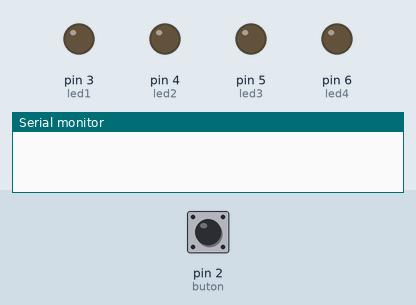
Simulated run of this sketch. Board: Arduino Uno, built with avr-gcc and run on an emulated ATmega328P. On the bench: output pins drawn as LEDs (lit = HIGH), the last lines printed to the serial monitor. Inputs (shaded band) come from the test bench; at power-on: pin 2 (buton) LOW. Random numbers use the default seed unless the sketch sets one.

Above: at 1.8 s.
1.9 s: pin 2 (buton) pulled HIGH for 0.6 s
At 3.2 s:
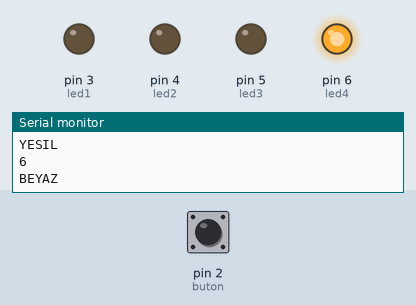
4.9 s: pin 2 (buton) pulled HIGH for 1 s
At 6.2 s:
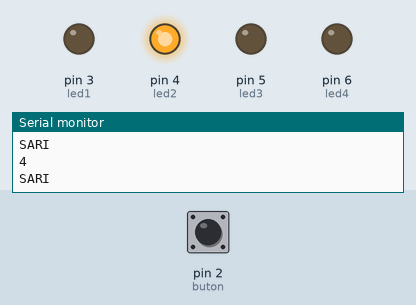
8.4 s: pin 2 (buton) pulled HIGH for 3.2 s
At 12.1 s:
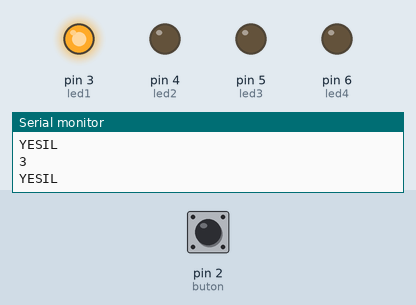
Timing chart, 0 to 14.2 s (numbered marks = the images above; inputs shaded):
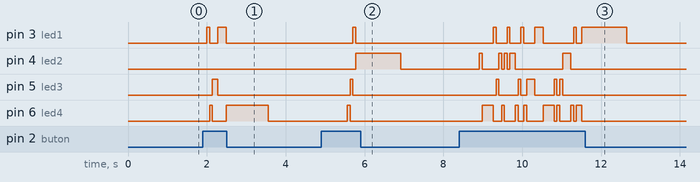

The sketch:

random_komutu-5.ino
```cpp
int buton=2;
int led1=3;
int led2=4;
int led3=5;
int led4=6;
int numara=0;
void setup() {
  Serial.begin(9600);
 pinMode(buton,INPUT);
 pinMode(led1,OUTPUT);
 pinMode(led2,OUTPUT);
 pinMode(led3,OUTPUT);
 pinMode(led4,OUTPUT);
 randomSeed(analogRead(A0));
}

void loop() {

 if(digitalRead(buton) == HIGH)
 {
  numara = random(3,7);

  Serial.println(numara);

  switch (numara) {
    case 3:
    Serial.println("YESIL");
    digitalWrite(led1,HIGH);
    digitalWrite(led2,LOW);
    digitalWrite(led3,LOW);
    digitalWrite(led4,LOW);

    break;
        case 4:
    Serial.println("SARI");
    digitalWrite(led1,LOW);
    digitalWrite(led2,HIGH);
    digitalWrite(led3,LOW);
    digitalWrite(led4,LOW);
    break;

     case 5:
     Serial.println("KIRMIZI");
    digitalWrite(led1,LOW);
    digitalWrite(led2,LOW);
    digitalWrite(led3,HIGH);
    digitalWrite(led4,LOW);
    break;

     case 6:
    Serial.println("BEYAZ");
    digitalWrite(led1,LOW);
    digitalWrite(led2,LOW);
    digitalWrite(led3,LOW);
    digitalWrite(led4,HIGH);
    break;


  }

 delay(70);
 }


else
if(digitalRead(buton) == LOW){
  delay(1000);
      digitalWrite(led1,LOW);
    digitalWrite(led2,LOW);
    digitalWrite(led3,LOW);
    digitalWrite(led4,LOW);


}
      return;

}
```

Measured:
- after the input at 1.9 s, pin 3 (led1): LOW → HIGH after 0.10 s, → LOW 0.07 s later, → HIGH 0.21 s later, → LOW 0.21 s later; pin 5 (led3): LOW → HIGH after 0.24 s, → LOW 0.14 s later; pin 6 (led4): LOW → HIGH after 0.17 s, → LOW 0.07 s later, → HIGH 0.35 s later, → LOW 1.1 s later
- after the input at 4.9 s, pin 3 (led1): LOW → HIGH after 0.80 s, → LOW 0.07 s later; pin 4 (led2): LOW → HIGH after 0.87 s, → LOW 1.1 s later; pin 5 (led3): LOW → HIGH after 0.73 s, → LOW 0.07 s later; pin 6 (led4): LOW → HIGH after 0.66 s, → LOW 0.07 s later
- after the input at 8.4 s, pin 3 (led1): goes 3 × (HIGH 0.07 s, LOW 0.28 s), HIGH 0.21 s, LOW 0.77 s, HIGH 0.07 s, LOW 0.14 s, HIGH 1.1 s, then LOW, starting after 0.87 s
